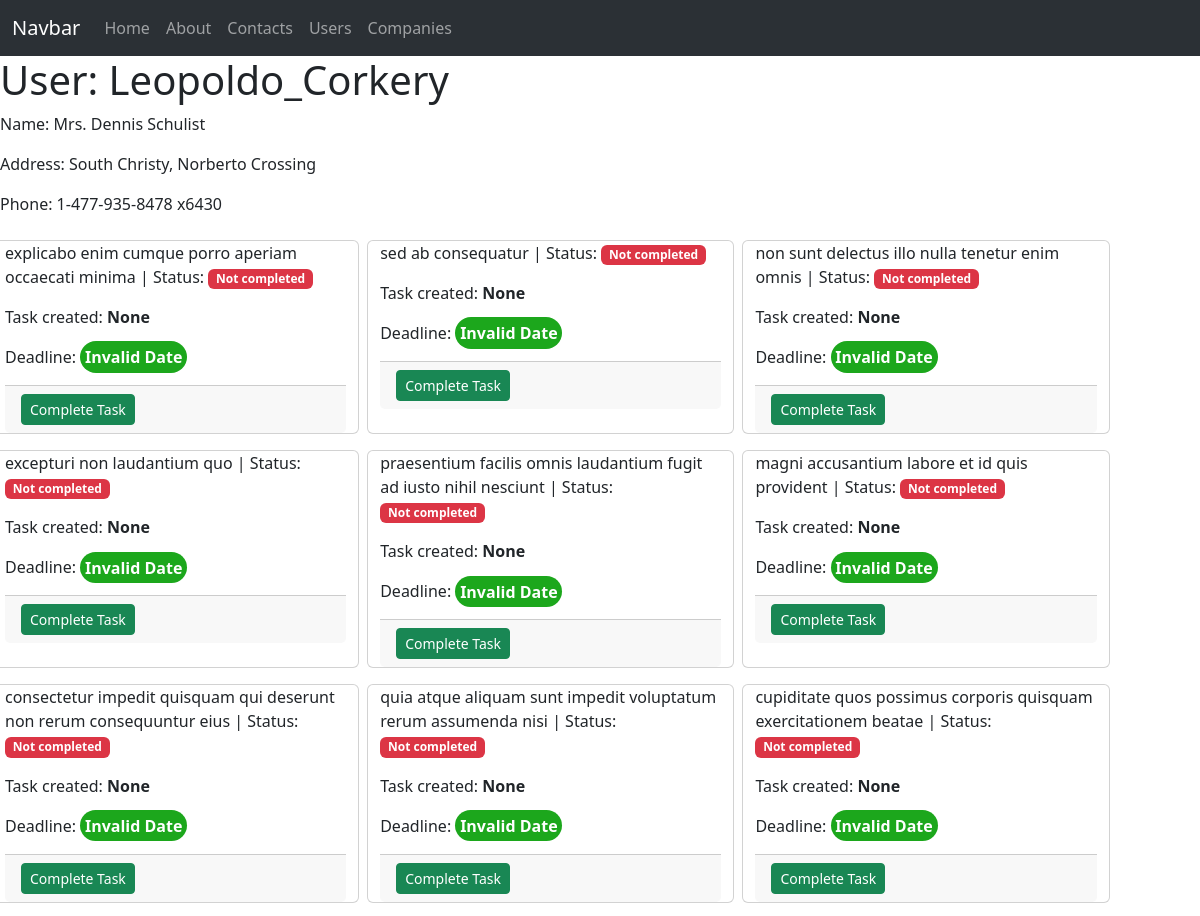
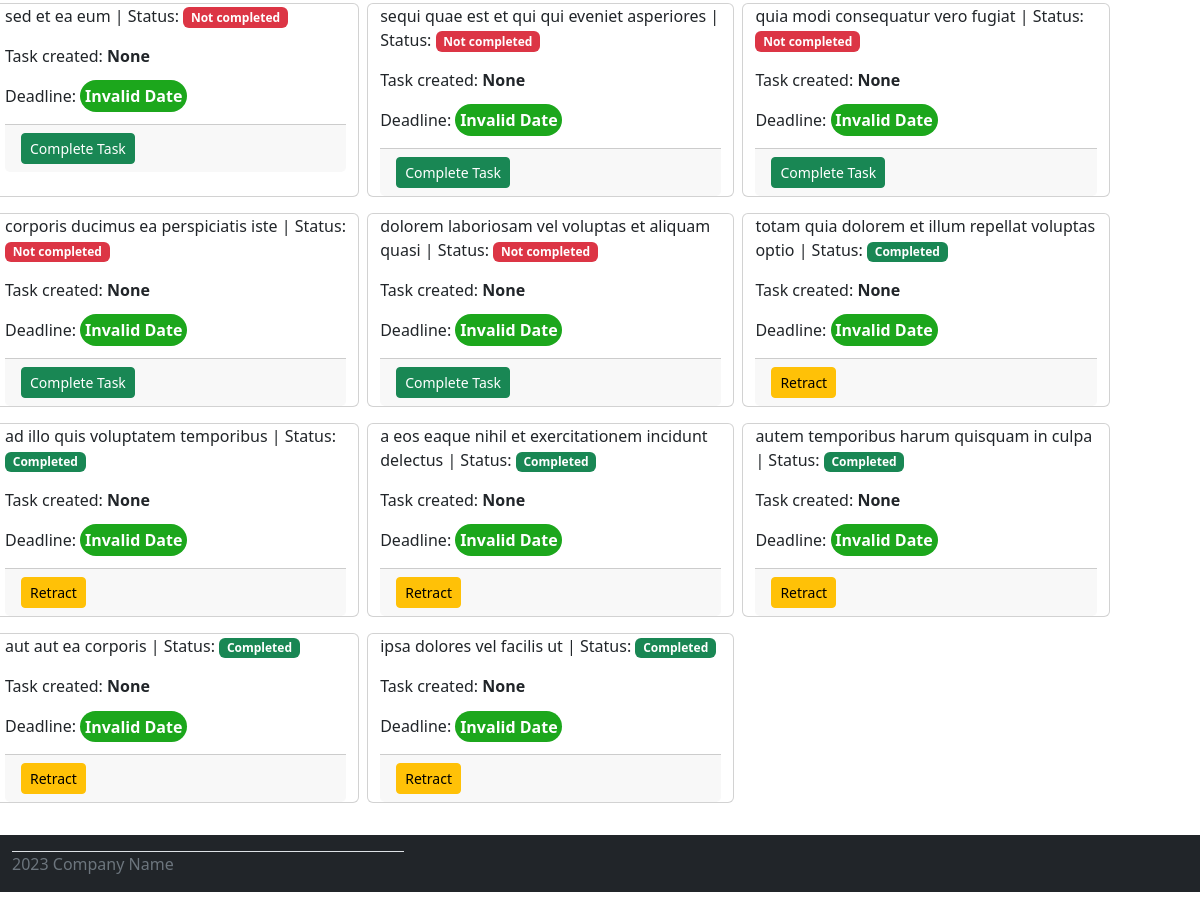
The app's page /users/6 with its own data (2 pictures, top to bottom).
### models.py (models this page shows)
class User(db.Model):
    id = db.Column(db.Integer, primary_key=True)
    name = db.Column(db.String(80), index=True)
    username = db.Column(db.String(80), index=True, unique=True)
    email = db.Column(db.String(255), index=True, unique=True)
    street = db.Column(db.String(255))
    city = db.Column(db.String(255), index=True)
    phone = db.Column(db.String(255))
    company_id = db.Column(db.Integer, db.ForeignKey('company.id'))

class ToDo(db.Model):
    id = db.Column(db.Integer, primary_key=True)
    title = db.Column(db.String(255))
    user_id = db.Column(db.Integer, db.ForeignKey('user.id'))
    created_at = db.Column(db.DateTime, default='2024-01-05 12:00:00')
    deadline = db.Column(db.DateTime)
    completed = db.Column(db.Boolean, index=True, default=False)

### routes.py (the view)
@app.route('/users/<id>')
def user(id):
    instance = User.query.get(id)
    user_todos = ToDo.query.filter_by(user_id=id).order_by('completed')
    return render_template('user_page.html', title="О пользователе",
                           user=instance, todos=user_todos)

### templates/user_page.html (shortened to what this page needs)
{% extends 'base.html' %}
{% block content %}
    {% if user %}
        <h1>User: {{ user.username }}</h1>
        <p>Name: {{ user.name }}</p>
        <p>Address: {{ user.city }}, {{ user.street }}</p>
        <p>Phone: {{ user.phone }}</p>
    {% endif %}
    <div class="row">
        {% for todo in todos %}
            <div class="card mx-1 my-2 task-card" style="width: 30%">
                <p>{{ todo.title }} | Status:
                {% if todo.completed %}
                    <span class="badge bg-success">Completed</span>
                {% else %}
                    <span class="badge bg-danger">Not completed</span>
                {% endif %}</p>
                <p>Task created: <b>{{ todo.created_at }}</b></p>
                <p>Deadline: <b class="deadline">{{ todo.deadline }}</b></p>
                <div class="card-footer">
                    {% if todo.completed %}
                        <a href="../todos/{{ todo.id }}/not-completed" class="btn btn-warning btn-sm">Retract</a>
                    {% else %}
                        <a href="../todos/{{ todo.id }}/completed" class="btn btn-success btn-sm">Complete Task</a>
                    {% endif %}
                </div>
            </div>
        {% endfor %}
    </div>
{% endblock %}

### static/style.css (style rules this page uses)
.row { display: flex; flex-direction: row; flex-wrap: wrap; }
.text-green { background: #1ca71c; color: #fff; font-weight: bold; padding: 0.3em; border-radius: 20px; }

### records on screen
User: username "Leopoldo_Corkery", name "Mrs. Dennis Schulist", city "South Christy", street "Norberto Crossing", phone "1-477-935-8478 x6430"
ToDo: title "explicabo enim cumque porro aperiam occaecati minima", completed "Not completed", created_at "None"
ToDo: title "sed ab consequatur", completed "Not completed", created_at "None"
ToDo: title "non sunt delectus illo nulla tenetur enim omnis", completed "Not completed", created_at "None"
ToDo: title "excepturi non laudantium quo", completed "Not completed", created_at "None"
ToDo: title "praesentium facilis omnis laudantium fugit ad iusto nihil nesciunt", completed "Not completed", created_at "None"
ToDo: title "magni accusantium labore et id quis provident", completed "Not completed", created_at "None"
ToDo: title "consectetur impedit quisquam qui deserunt non rerum consequuntur eius", completed "Not completed", created_at "None"
ToDo: title "quia atque aliquam sunt impedit voluptatum rerum assumenda nisi", completed "Not completed", created_at "None"
ToDo: title "cupiditate quos possimus corporis quisquam exercitationem beatae", completed "Not completed", created_at "None"
ToDo: title "sed et ea eum", completed "Not completed", created_at "None"
ToDo: title "sequi quae est et qui qui eveniet asperiores", completed "Not completed", created_at "None"
ToDo: title "quia modi consequatur vero fugiat", completed "Not completed", created_at "None"
ToDo: title "corporis ducimus ea perspiciatis iste", completed "Not completed", created_at "None"
ToDo: title "dolorem laboriosam vel voluptas et aliquam quasi", completed "Not completed", created_at "None"
ToDo: title "totam quia dolorem et illum repellat voluptas optio", completed "Completed", created_at "None"
ToDo: title "ad illo quis voluptatem temporibus", completed "Completed", created_at "None"
ToDo: title "a eos eaque nihil et exercitationem incidunt delectus", completed "Completed", created_at "None"
ToDo: title "autem temporibus harum quisquam in culpa", completed "Completed", created_at "None"
ToDo: title "aut aut ea corporis", completed "Completed", created_at "None"
ToDo: title "ipsa dolores vel facilis ut", completed "Completed", created_at "None"
